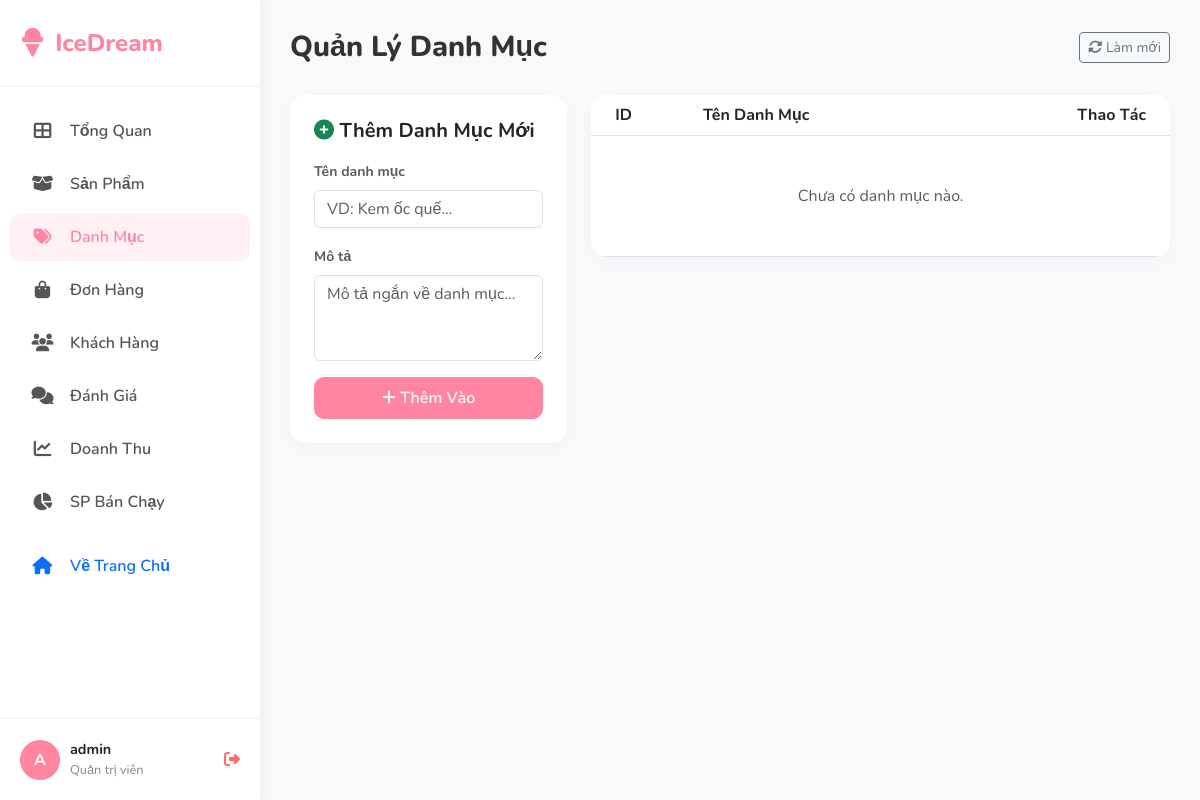
Page /Admin/View/quanlydanhmuc.php (signed in) on the earlier database version.
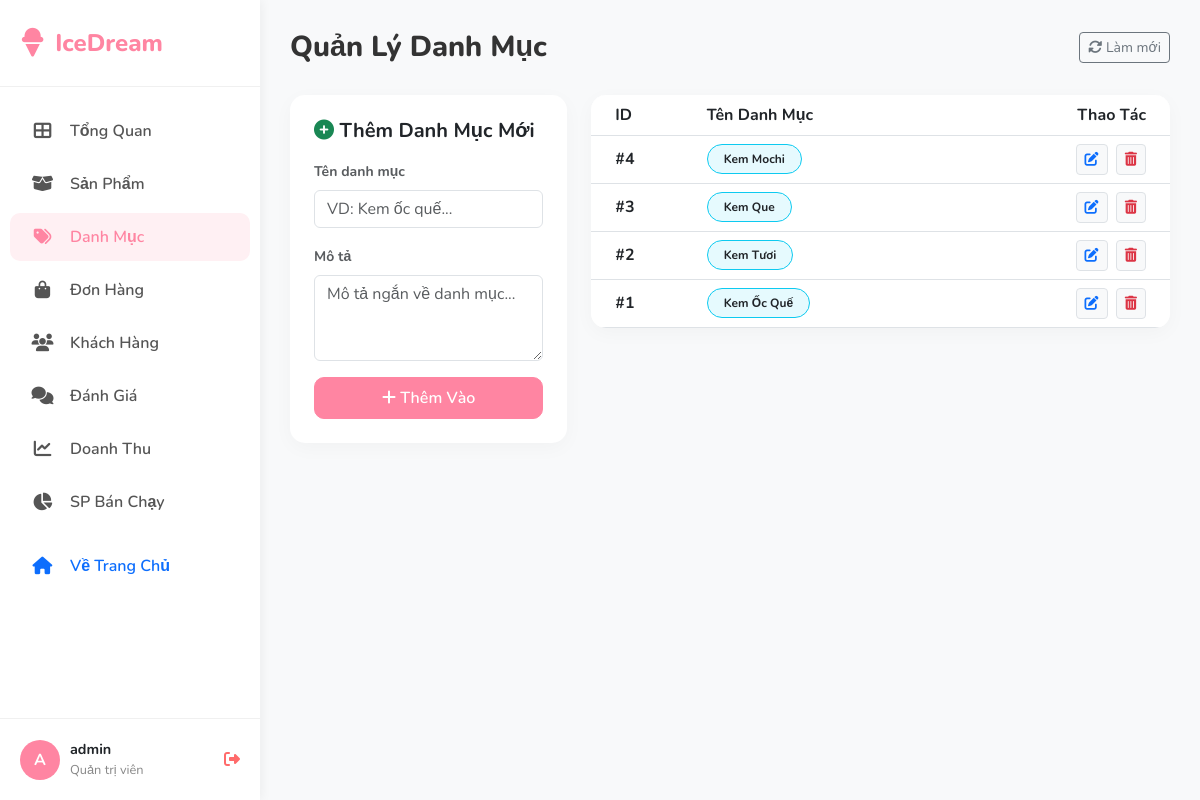
Same page on the later database version.
### tables this page shows
CREATE TABLE `categories` (
  `id` int(11) NOT NULL,
  `name` varchar(255) NOT NULL,
  `description` text DEFAULT NULL,
  `created_at` timestamp NOT NULL DEFAULT current_timestamp()
);

### Admin/model/CategoryModel.php (called while the page is built, shortened)
<?php
require_once __DIR__ . '/../../Model/BaseModel.php';
class CategoryModel extends BaseModel {
    protected function getTableName() {
        return 'categories';
    }
    public function getAllCategories() {
        return $this->getAll();
    }
}
?>

### Model/BaseModel.php (called while the page is built, shortened)
<?php
abstract class BaseModel {
    protected $conn;
    public function __construct($connection) {
        $this->conn = $connection;
    }
    public function getAll() {
        $table = $this->getTableName();
        $sql = "SELECT * FROM $table ORDER BY id DESC";
        $result = $this->conn->query($sql);
        return $result->fetch_all(MYSQLI_ASSOC);
    }
}
?>

### Admin/View/quanlydanhmuc.php (the view, shortened to what this page needs)
<?php
require_once __DIR__ . '/layouts/header.php';
require_once __DIR__ . '/../model/CategoryModel.php';
$categoryModel = new CategoryModel();
$categoriesResult = $categoryModel->getAllCategories();
?>
<div class="page-header">
    <h2 class="page-title">Quản Lý Danh Mục</h2>
    <a href="quanlydanhmuc.php" class="btn btn-outline-secondary btn-sm"><i class="fas fa-sync-alt"></i> Làm mới</a>
</div>
<div class="row">
    <div class="col-lg-4 mb-4">
        <div class="card p-4">
            <h5 class="card-title fw-bold mb-3" id="form-title"><i class="fas fa-plus-circle text-success"></i> Thêm Danh Mục Mới</h5>
            <form action="../controller/quanlydanhmuc.php" method="POST">
                <div class="mb-3">
                    <label for="categoryName" class="form-label small fw-bold text-muted">Tên danh mục</label>
                    <input type="text" name="name" id="categoryName" class="form-control" placeholder="VD: Kem ốc quế..." required>
                </div>
                <div class="mb-3">
                    <label for="categoryDescription" class="form-label small fw-bold text-muted">Mô tả</label>
                    <textarea name="description" id="categoryDescription" class="form-control" rows="3" placeholder="Mô tả ngắn về danh mục..."></textarea>
                </div>
                <div class="d-grid gap-2">
                    <button type="submit" name="add_category" id="addButton" class="btn btn-primary-custom">
                        <i class="fas fa-plus"></i> Thêm Vào
                    </button>
                </div>
            </form>
        </div>
    </div>
    <div class="col-lg-8">
        <div class="card p-0 overflow-hidden">
            <div class="table-responsive">
                <table class="table table-hover align-middle mb-0">
                    <thead class="bg-light">
                        <tr>
                            <th class="ps-4">ID</th>
                            <th>Tên Danh Mục</th>
                            <th class="text-end pe-4">Thao Tác</th>
                        </tr>
                    </thead>
                   <tbody>
    <?php
    if (is_array($categoriesResult) && count($categoriesResult) > 0):
        foreach($categoriesResult as $row):
    ?>
    <tr>
        <td class="ps-4 fw-bold">#<?= $row['id'] ?></td>
        <td>
            <span class="badge bg-info text-dark bg-opacity-10 border border-info px-3 py-2 rounded-pill">
                <?= htmlspecialchars($row['name']) ?>
            </span>
        </td>
        <td class="text-end pe-4">
            <a href="#" class="btn btn-sm btn-light text-primary border me-1 edit-btn"
               data-id="<?= $row['id'] ?>"
               data-name="<?= htmlspecialchars($row['name']) ?>"
               data-description="<?= htmlspecialchars($row['description'] ?? '') ?>">
                <i class="fas fa-edit"></i>
            </a>
            <a href="../controller/quanlydanhmuc.php?delete_category=<?= $row['id'] ?>"
               class="btn btn-sm btn-light text-danger border"
               onclick="return confirm('Bạn chắc chắn muốn xóa danh mục này?')">
                <i class="fas fa-trash-alt"></i>
            </a>
        </td>
    </tr>
    <?php endforeach; else: ?>
        <tr><td colspan="3" class="text-center p-5 text-muted">Chưa có danh mục nào.</td></tr>
    <?php endif; ?>
</tbody>
                </table>
            </div>
        </div>
    </div>
</div>
<?php require_once __DIR__ . '/layouts/footer.php'; ?>

Differences in the rows shown:
added categories: id "4", name "Kem Mochi"
added categories: id "3", name "Kem Que"
added categories: id "2", name "Kem Tươi"
added categories: id "1", name "Kem Ốc Quế"
Other differences:
text no longer shown: "Chưa có danh mục nào."
